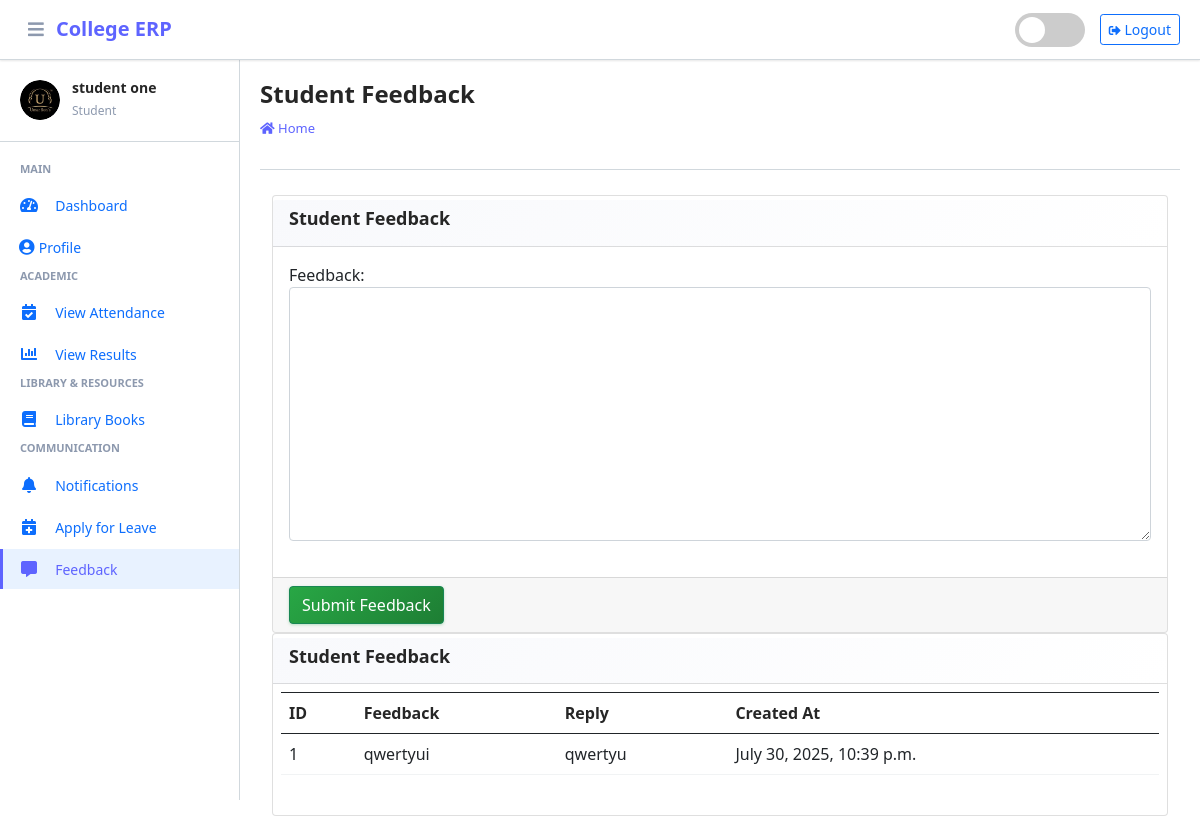
/student/feedback/ (signed in), run on the app's committed database.
### main_app/models.py (models this page shows, shortened)
class CustomUser(AbstractUser):
    USER_TYPE = ((1, "HOD"), (2, "Staff"), (3, "Student"))
    GENDER = [("M", "Male"), ("F", "Female")]
    username = None  # Removed username, using email instead
    email = models.EmailField(unique=True)
    user_type = models.CharField(default=1, choices=USER_TYPE, max_length=1)
    gender = models.CharField(max_length=1, choices=GENDER)
    profile_pic = models.ImageField()
    address = models.TextField()
    fcm_token = models.TextField(default="")  # For firebase notifications
    created_at = models.DateTimeField(auto_now_add=True)
    updated_at = models.DateTimeField(auto_now=True)
    USERNAME_FIELD = "email"
    REQUIRED_FIELDS = []
    objects = CustomUserManager()

class FeedbackStudent(models.Model):
    student = models.ForeignKey(Student, on_delete=models.CASCADE)
    feedback = models.TextField()
    reply = models.TextField()
    created_at = models.DateTimeField(auto_now_add=True)
    updated_at = models.DateTimeField(auto_now=True)

### main_app/student_views.py (the view, shortened to what this page needs)
# urls.py: path("student/feedback/", student_views.student_feedback,
def student_feedback(request):
    form = FeedbackStudentForm(request.POST or None)
    student = get_object_or_404(Student, admin_id=request.user.id)
    context = {
        'form': form,
        'feedbacks': FeedbackStudent.objects.filter(student=student),
        'page_title': 'Student Feedback'
    }
    return render(request, "student_template/student_feedback.html", context)

### main_app/forms.py
class FeedbackStudentForm(FormSettings):
    def __init__(self, *args, **kwargs):
        super(FeedbackStudentForm, self).__init__(*args, **kwargs)
    class Meta:
        model = FeedbackStudent
        fields = ['feedback']

### main_app/templates/student_template/student_feedback.html
{% extends 'main_app/base.html' %}
{% load static %}
{% block page_title %}{{page_title}}{% endblock page_title %}
{% block content %}
<section class="content">
    <div class="container-fluid">
        <div class="row">
            <div class="col-md-12">
                <div class="card card-dark">
                    <div class="card-header">
                        <h3 class="card-title">{{page_title}}</h3>
                    </div>
                    {% include "main_app/form_template.html" with messages=messages  form=form button_text="Submit Feedback"%}
                </div>
<div class="card card-dark">
    <div class="card-header"><h3 class="card-title">{{page_title}}</h3>
    </div>
   <div class="table p-2" style="overflow-x: auto; overflow-y: auto; max-height: 500px;">
       <table class="table table-bordered" style="min-width: 700px;">
           <tr>
               <th>ID</th>
               <th>Feedback</th>
               <th>Reply</th>
            <th>Created At</th>
        </tr>
        {% for feedback in feedbacks %}
        <tr>
            <td>{{forloop.counter}}</td>
            <td style="word-wrap: break-word; max-width: 250px; overflow: hidden; text-overflow: ellipsis;">{{feedback.feedback}}</td>
            <td style="word-wrap: break-word; max-width: 200px; overflow: hidden; text-overflow: ellipsis;">
                {% if feedback.reply == "" %}
                    <p class="badge badge-warning">No Response Yet</p>
                    {% else %}
                    {{feedback.reply}}
                {% endif %}
            </td>              <td>{{feedback.created_at}}</td>
            </tr>
            {% endfor %}
        </table>
    </div>
    </div>
            </div>
        </div>
    </div>
</section>
{% endblock content %}

### main_app/templates/main_app/erpnext_sidebar.html (shortened to what this page needs)
{% load static %}
<div class="sidebar-header">
    <div class="sidebar-user">
        <img src="{{ request.user.profile_pic}}" alt="User Avatar" class="sidebar-user-avatar" id="sidebar-avatar" onerror="showDefaultAvatar()">
        <div class="sidebar-user-info">
            <h6>{{ user.get_full_name|default:user.username }}</h6>
            <small>
                {% if user.user_type == '1' %}
                    Administrator
                {% elif user.user_type == '2' %}
                    Staff Member
                {% else %}
                    Student
                {% endif %}
            </small>
        </div>
    </div>
</div>
<div class="nav-section">
    {% if user.user_type == '1' %}
        <h6 class="nav-section-title">Main</h6>
        <div class="nav-item">
            {% url 'admin_home' as admin_home %}
            <a href="{{ admin_home }}" class="nav-link {% if admin_home == request.path %}active{% endif %}">
                <i class="nav-icon fas fa-tachometer-alt"></i>
                <span class="nav-text">Dashboard</span>
            </a>
        </div>
        <div class="nav-item">
            {% url 'admin_view_profile' as admin_view_profile %}
            <a href="{{ admin_view_profile }}" class="nav-link {% if admin_view_profile == request.path %}active{% endif %}">
                <i class="fas fa-user-circle"></i>
                <span class="nav-text">Profile</span>
            </a>
        </div>
        <h6 class="nav-section-title">Academic Management</h6>
        <div class="nav-item has-submenu {% if 'course' in request.path %}open{% endif %}">
            <a href="#" class="nav-link">
                <i class="nav-icon fas fa-graduation-cap"></i>
                <span class="nav-text">Courses</span>
                <i class="nav-arrow fas fa-chevron-right"></i>
            </a>
            <div class="nav-submenu">
                <div class="nav-item">
                    {% url 'add_course' as add_course %}
                    <a href="{{ add_course }}" class="nav-link {% if add_course == request.path %}active{% endif %}">
                        <span class="nav-text">Add Course</span>
                    </a>
                </div>
                <div class="nav-item">
                    {% url 'manage_course' as manage_course %}
                    <a href="{{ manage_course }}" class="nav-link {% if manage_course == request.path or 'edit_course' in request.path %}active{% endif %}">
                        <span class="nav-text">Manage Courses</span>
                    </a>
                </div>
            </div>
        </div>
        <div class="nav-item has-submenu {% if 'subject' in request.path %}open{% endif %}">
            <a href="#" class="nav-link">
                <i class="nav-icon fas fa-book"></i>
                <span class="nav-text">Subjects</span>
                <i class="nav-arrow fas fa-chevron-right"></i>
            </a>
            <div class="nav-submenu">
                <div class="nav-item">
                    {% url 'add_subject' as add_subject %}
                    <a href="{{ add_subject }}" class="nav-link {% if add_subject == request.path %}active{% endif %}">
                        <span class="nav-text">Add Subject</span>
                    </a>
                </div>
                <div class="nav-item">
                    {% url 'manage_subject' as manage_subject %}
                    <a href="{{ manage_subject }}" class="nav-link {% if manage_subject == request.path or 'edit_subject' in request.path %}active{% endif %}">
                        <span class="nav-text">Manage Subjects</span>
                    </a>
                </div>
            </div>
        </div>
        <div class="nav-item has-submenu {% if 'session' in request.path %}open{% endif %}">
            <a href="#" class="nav-link">
                <i class="nav-icon fas fa-calendar-alt"></i>
                <span class="nav-text">Sessions</span>
                <i class="nav-arrow fas fa-chevron-right"></i>
            </a>
            <div class="nav-submenu">
                <div class="nav-item">
                    {% url 'add_session' as add_session %}
                    <a href="{{ add_session }}" class="nav-link {% if add_session == request.path %}active{% endif %}">
                        <span class="nav-text">Add Session</span>
                    </a>
                </div>
                <div class="nav-item">
                    {% url 'manage_session' as manage_session %}
                    <a href="{{ manage_session }}" class="nav-link {% if manage_session == request.path or 'edit_session' in request.path %}active{% endif %}">
                        <span class="nav-text">Manage Sessions</span>
                    </a>
                </div>
            </div>
        </div>
        <h6 class="nav-section-title">User Management</h6>
        <div class="nav-item">
            {% url 'add_staff' as add_staff %}
            <a href="{{ add_staff }}" class="nav-link {% if add_staff == request.path %}active{% endif %}">
                <i class="nav-icon fas fa-user-plus"></i>
                <span class="nav-text">Add Staff</span>
            </a>
        </div>
        <div class="nav-item">
            {% url 'manage_staff' as manage_staff %}
            <a href="{{ manage_staff }}" class="nav-link {% if manage_staff == request.path or 'edit_staff' in request.path %}active{% endif %}">
                <i class="nav-icon fas fa-users-cog"></i>
                <span class="nav-text">Manage Staff</span>
            </a>
        </div>
        <div class="nav-item">
            {% url 'add_student' as add_student %}
            <a href="{{ add_student }}" class="nav-link {% if add_student == request.path %}active{% endif %}">
                <i class="nav-icon fas fa-user-graduate"></i>
                <span class="nav-text">Add Student</span>
            </a>
        </div>
        <div class="nav-item">
            {% url 'manage_student' as manage_student %}
            <a href="{{ manage_student }}" class="nav-link {% if manage_student == request.path or 'edit_student' in request.path %}active{% endif %}">
                <i class="nav-icon fas fa-users"></i>
                <span class="nav-text">Manage Students</span>
            </a>
        </div>
        <h6 class="nav-section-title">Communication</h6>
        <div class="nav-item">
            {% url 'admin_notify_staff' as admin_notify_staff %}
            <a href="{{ admin_notify_staff }}" class="nav-link {% if admin_notify_staff == request.path %}active{% endif %}">
                <i class="nav-icon fas fa-bell"></i>
                <span class="nav-text">Notify Staff</span>
            </a>
        </div>
        <div class="nav-item">
            {% url 'admin_notify_student' as admin_notify_student %}
            <a href="{{ admin_notify_student }}" class="nav-link {% if admin_notify_student == request.path %}active{% endif %}">
                <i class="nav-icon fas fa-bullhorn"></i>
                <span class="nav-text">Notify Students</span>
            </a>
        </div>
        <h6 class="nav-section-title">Reports & Analytics</h6>
        <div class="nav-item">
            {% url 'admin_view_attendance' as admin_view_attendance %}
            <a href="{{ admin_view_attendance }}" class="nav-link {% if admin_view_attendance == request.path %}active{% endif %}">
                <i class="nav-icon fas fa-chart-line"></i>
                <span class="nav-text">View Attendance</span>
            </a>
        </div>
        <div class="nav-item">
            {% url 'student_feedback_message' as student_feedback_message %}
            <a href="{{ student_feedback_message }}" class="nav-link {% if student_feedback_message == request.path %}active{% endif %}">
                <i class="nav-icon fas fa-comments"></i>
                <span class="nav-text">Student Feedback</span>
            </a>
        </div>
        <div class="nav-item">
            {% url 'staff_feedback_message' as staff_feedback_message %}
            <a href="{{ staff_feedback_message }}" class="nav-link {% if staff_feedback_message == request.path %}active{% endif %}">
                <i class="nav-icon fas fa-comment-dots"></i>
                <span class="nav-text">Staff Feedback</span>
            </a>
        </div>
        <h6 class="nav-section-title">Leave Management</h6>
        <div class="nav-item">
            {% url 'view_staff_leave' as view_staff_leave %}
            <a href="{{ view_staff_leave }}" class="nav-link {% if view_staff_leave == request.path %}active{% endif %}">
                <i class="nav-icon fas fa-calendar-check"></i>
                <span class="nav-text">Staff Leave</span>
            </a>
        </div>
        <div class="nav-item">
            {% url 'view_student_leave' as view_student_leave %}
            <a href="{{ view_student_leave }}" class="nav-link {% if view_student_leave == request.path %}active{% endif %}">
                <i class="nav-icon fas fa-calendar-times"></i>
                <span class="nav-text">Student Leave</span>
            </a>
        </div>
    {% else %}
        <h6 class="nav-section-title">Main</h6>
        <div class="nav-item">
            {% url 'student_home' as student_home %}
            <a href="{{ student_home }}" class="nav-link {% if student_home == request.path %}active{% endif %}">
                <i class="nav-icon fas fa-tachometer-alt"></i>
                <span class="nav-text">Dashboard</span>
            </a>
        </div>
        <div class="nav-item">
            {% url 'student_view_profile' as student_view_profile %}
            <a href="{{ student_view_profile }}" class="nav-link {% if student_view_profile == request.path %}active{% endif %}">
                <i class="fas fa-user-circle"></i>
                <span class="nav-text">Profile</span>
            </a>
        </div>
        <h6 class="nav-section-title">Academic</h6>
        <div class="nav-item">
            {% url 'student_view_attendance' as student_view_attendance %}
            <a href="{{ student_view_attendance }}" class="nav-link {% if student_view_attendance == request.path %}active{% endif %}">
                <i class="nav-icon fas fa-calendar-check"></i>
                <span class="nav-text">View Attendance</span>
            </a>
        </div>
        <div class="nav-item">
            {% url 'student_view_result' as student_view_result %}
            <a href="{{ student_view_result }}" class="nav-link {% if student_view_result == request.path %}active{% endif %}">
                <i class="nav-icon fas fa-chart-bar"></i>
                <span class="nav-text">View Results</span>
            </a>
        </div>
        <h6 class="nav-section-title">Library & Resources</h6>
        <div class="nav-item">
            {% url 'view_books' as view_books %}
            <a href="{{ view_books }}" class="nav-link {% if view_books == request.path %}active{% endif %}">
                <i class="nav-icon fas fa-book"></i>
                <span class="nav-text">Library Books</span>
            </a>
        </div>
        <h6 class="nav-section-title">Communication</h6>
        <div class="nav-item">
            {% url 'student_view_notification' as student_view_notification %}
            <a href="{{ student_view_notification }}" class="nav-link {% if student_view_notification == request.path %}active{% endif %}">
                <i class="nav-icon fas fa-bell"></i>
                <span class="nav-text">Notifications</span>
            </a>
        </div>
        <div class="nav-item">
            {% url 'student_apply_leave' as student_apply_leave %}
            <a href="{{ student_apply_leave }}" class="nav-link {% if student_apply_leave == request.path %}active{% endif %}">
                <i class="nav-icon fas fa-calendar-plus"></i>
                <span class="nav-text">Apply for Leave</span>
            </a>
        </div>
        <div class="nav-item">
            {% url 'student_feedback' as student_feedback %}
            <a href="{{ student_feedback }}" class="nav-link {% if student_feedback == request.path %}active{% endif %}">
                <i class="nav-icon fas fa-comment-alt"></i>
                <span class="nav-text">Feedback</span>
            </a>
        </div>
    {% endif %}
</div>

### data on the page
CustomUser: user.profile_pic (picture), get_full_name "student one"
FeedbackStudent: feedback "qwertyui", reply "qwertyu", created_at "July 30, 2025, 10:39 p.m."

### other printed values
{{ page_title }} "Student Feedback"
{{ field.label_tag }} "Feedback:"
{{ button_text }} "Submit Feedback"
